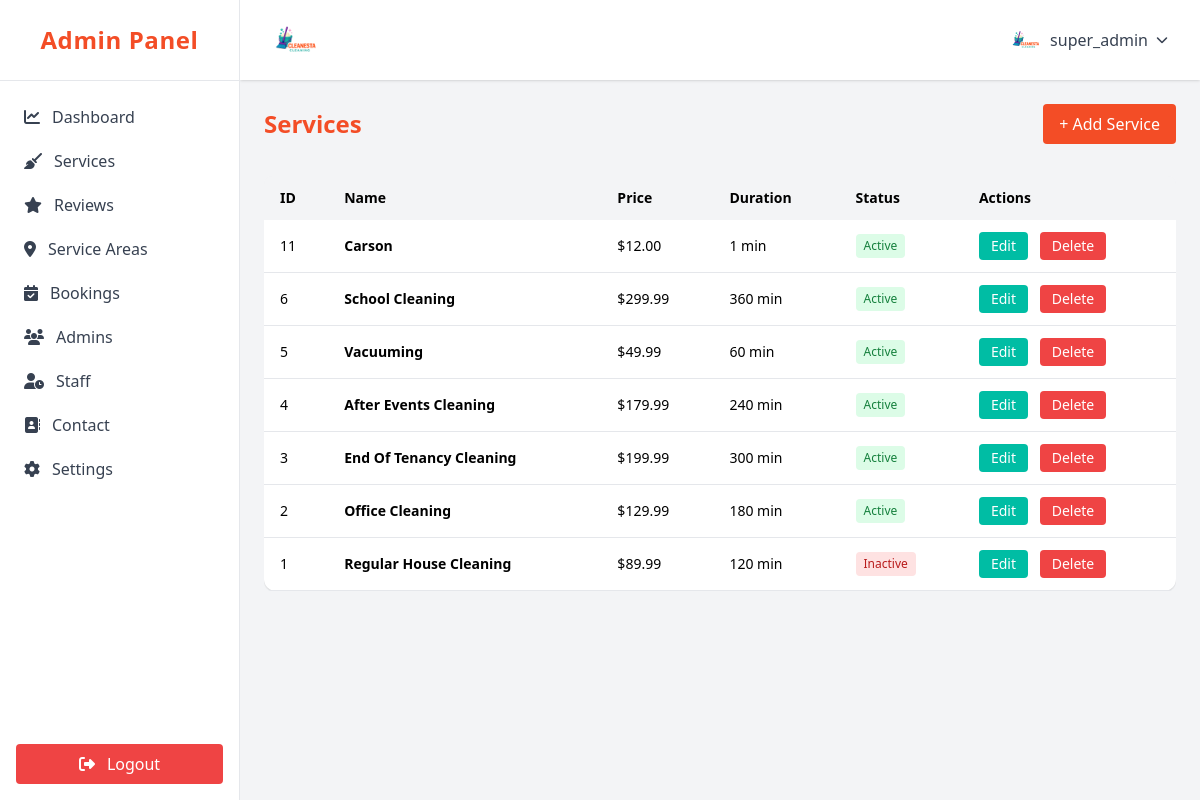
The app's page /admin/services.php (signed in) with its own data.
### tables this page shows
CREATE TABLE `services` (
  `id` int(11) NOT NULL,
  `name` varchar(100) NOT NULL,
  `description` text DEFAULT NULL,
  `base_price` decimal(10,2) NOT NULL,
  `duration_minutes` int(11) NOT NULL,
  `is_active` tinyint(1) DEFAULT 1,
  `created_at` timestamp NOT NULL DEFAULT current_timestamp(),
  `updated_at` timestamp NOT NULL DEFAULT current_timestamp() ON UPDATE current_timestamp(),
  `created_by_admin` int(11) DEFAULT NULL,
  `updated_by_admin` int(11) DEFAULT NULL,
  `deleted_by_admin` int(11) DEFAULT NULL,
  `image` varchar(255) NOT NULL,
  `price` decimal(10,2) NOT NULL,
  `duration` varchar(255) NOT NULL,
  `features` longtext NOT NULL CHECK (json_valid(`features`)),
  `benefits` longtext DEFAULT NULL
);

### admin/services.php (the view, shortened to what this page needs)
<?php
require_once '../app/config/params.php';
$pdo = $connexion;
$stmt = $pdo->query("SELECT * FROM services ORDER BY id DESC");
$services = $stmt->fetchAll(PDO::FETCH_ASSOC);
?>
<div class="mb-8 flex flex-col sm:flex-row items-start sm:items-center justify-between gap-4">
    <h1 class="text-2xl font-bold text-primary">Services</h1>
    <button onclick="document.getElementById('addModal').classList.remove('hidden')" class="px-4 py-2 bg-primary text-white rounded hover:bg-secondary transition w-full sm:w-auto">+ Add Service</button>
</div>
<div class="overflow-x-auto rounded-lg hidden sm:block">
    <table class="min-w-full bg-white rounded-xl shadow text-sm">
        <thead>
            <tr class="bg-gray-100 text-left">
                <th class="px-2 sm:px-4 py-3">ID</th>
                <th class="px-2 sm:px-4 py-3">Name</th>
                <th class="px-2 sm:px-4 py-3">Price</th>
                <th class="px-2 sm:px-4 py-3">Duration</th>
                <th class="px-2 sm:px-4 py-3">Status</th>
                <th class="px-2 sm:px-4 py-3">Actions</th>
            </tr>
        </thead>
        <tbody>
            <?php foreach ($services as $service): ?>
            <tr class="border-b hover:bg-gray-50">
                <td class="px-2 sm:px-4 py-3"><?php echo $service['id']; ?></td>
                <td class="px-2 sm:px-4 py-3 font-semibold"><?php echo $service['name']; ?></td>
                <td class="px-2 sm:px-4 py-3">$<?php echo number_format($service['base_price'], 2); ?></td>
                <td class="px-2 sm:px-4 py-3"><?php echo $service['duration_minutes']; ?> min</td>
                <td class="px-2 sm:px-4 py-3">
                    <?php if ($service['is_active']): ?>
                        <span class="inline-block px-2 py-1 text-xs bg-green-100 text-green-700 rounded">Active</span>
                    <?php else: ?>
                        <span class="inline-block px-2 py-1 text-xs bg-red-100 text-red-700 rounded">Inactive</span>
                    <?php endif; ?>
                </td>
                <td class="px-2 sm:px-4 py-3 space-x-2">
                    <button onclick="openEditModal(<?php echo $service['id']; ?>)" class="px-3 py-1 bg-secondary text-white rounded hover:bg-primary transition">Edit</button>
                    <form method="post" class="inline" onsubmit="return confirm('Delete this service?')">
                        <button type="submit" name="delete_service" class="px-3 py-1 bg-red-500 text-white rounded hover:bg-red-600 transition">Delete</button>
                    </form>
                </td>
            </tr>
            <?php endforeach; ?>
        </tbody>
    </table>
</div>
<?php
include 'layout.php';

### assets/css/theme.css (style rules this page uses)
:root { --color-primary: #f34d26; --color-secondary: #00bda4; --color-accent: #7d2ea8; --color-neutral: #ffffff; --color-dark: #1f1f1f; }

### records on screen
services: id "11", name "Carson", base_price "12.00", duration_minutes "1", is_active "Active"
services: id "6", name "School Cleaning", base_price "299.99", duration_minutes "360", is_active "Active"
services: id "5", name "Vacuuming", base_price "49.99", duration_minutes "60", is_active "Active"
services: id "4", name "After Events Cleaning", base_price "179.99", duration_minutes "240", is_active "Active"
services: id "3", name "End Of Tenancy Cleaning", base_price "199.99", duration_minutes "300", is_active "Active"
services: id "2", name "Office Cleaning", base_price "129.99", duration_minutes "180", is_active "Active"
services: id "1", name "Regular House Cleaning", base_price "89.99", duration_minutes "120", is_active "Inactive"

### other values on screen
$username "super_admin"
